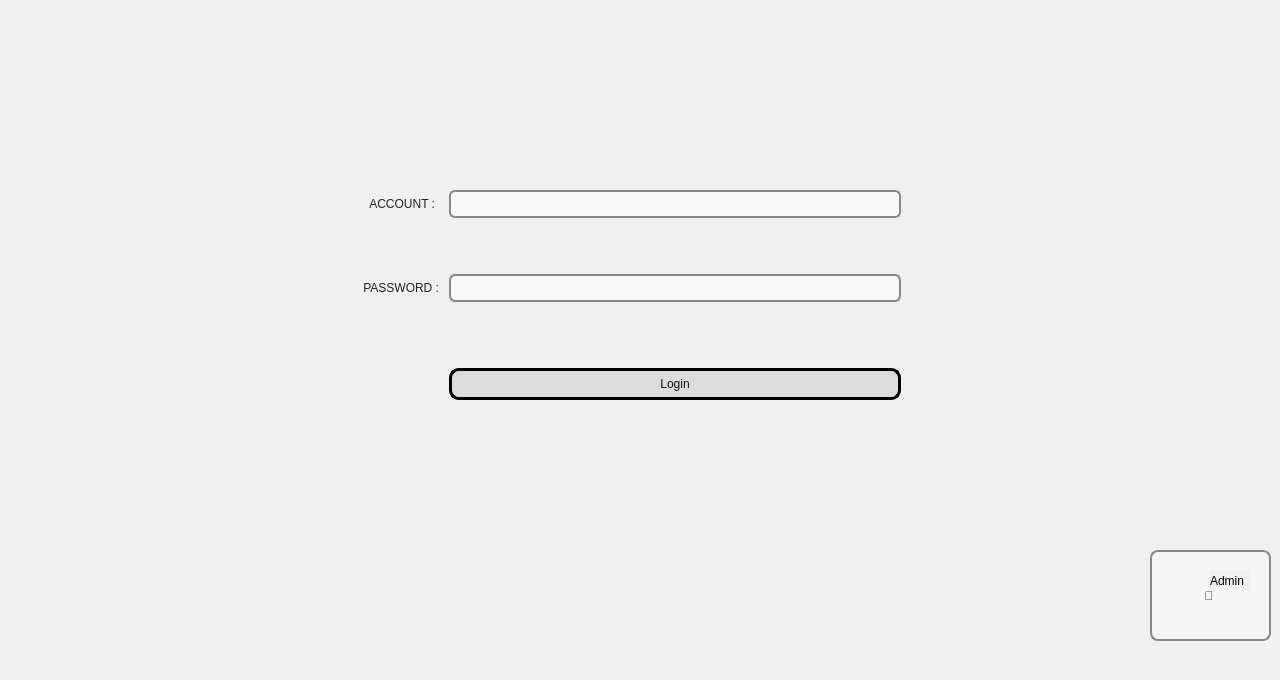
<?xml version="1.0" encoding="UTF-8"?>
<ui version="4.0">
 <class>loginWindow</class>
 <widget class="QMainWindow" name="loginWindow">
  <property name="geometry">
   <rect>
    <x>0</x>
    <y>0</y>
    <width>1280</width>
    <height>680</height>
   </rect>
  </property>
  <property name="sizePolicy">
   <sizepolicy hsizetype="Maximum" vsizetype="Maximum">
    <horstretch>0</horstretch>
    <verstretch>0</verstretch>
   </sizepolicy>
  </property>
  <property name="windowTitle">
   <string>loginWindow</string>
  </property>
  <property name="styleSheet">
   <string notr="true">QWidget {
    background-color: #f0f0f0;  /* 淺灰色背景 */
}
</string>
  </property>
  <widget class="QWidget" name="centralwidget">
   <widget class="QWidget" name="gridLayoutWidget">
    <property name="geometry">
     <rect>
      <x>360</x>
      <y>140</y>
      <width>541</width>
      <height>311</height>
     </rect>
    </property>
    <layout class="QGridLayout" name="gridLayout">
     <item row="0" column="1">
      <widget class="QLineEdit" name="AccountEdit">
       <property name="styleSheet">
        <string notr="true">QLineEdit {
    font: 12pt &quot;Microsoft YaHei UI&quot;;
    border: 2px solid #888888;
    border-radius: 6px;
    padding: 4px;
    background-color: #f9f9f9;
    color: #111111;
}
</string>
       </property>
       <property name="locale">
        <locale language="English" country="UnitedStates"/>
       </property>
      </widget>
     </item>
     <item row="1" column="0">
      <widget class="QLabel" name="Password">
       <property name="styleSheet">
        <string notr="true">QLabel {
    font: 13pt &quot;Microsoft YaHei UI&quot;;
    color: #222222;               /* 深灰近黑文字 */
    background-color: transparent;
}
</string>
       </property>
       <property name="text">
        <string> PASSWORD : </string>
       </property>
      </widget>
     </item>
     <item row="1" column="1">
      <widget class="QLineEdit" name="PasswordEdit">
       <property name="styleSheet">
        <string notr="true">QLineEdit {
    font: 12pt &quot;Microsoft YaHei UI&quot;;
    border: 2px solid #888888;
    border-radius: 6px;
    padding: 4px;
    background-color: #f9f9f9;
    color: #111111;
}
</string>
       </property>
       <property name="locale">
        <locale language="English" country="UnitedStates"/>
       </property>
       <property name="echoMode">
        <enum>QLineEdit::EchoMode::Password</enum>
       </property>
      </widget>
     </item>
     <item row="3" column="1">
      <widget class="QPushButton" name="LoginButton">
       <property name="cursor">
        <cursorShape>PointingHandCursor</cursorShape>
       </property>
       <property name="styleSheet">
        <string notr="true">QPushButton {
    font: 13pt &quot;Microsoft YaHei UI&quot;;
    border: 3px solid black;
    border-radius: 10px;
    background-color: #dcdcdc;  /* 淺灰色背景 */
    color: #111111;             /* 深黑色文字 */
    padding: 6px;
}
</string>
       </property>
       <property name="text">
        <string>Login</string>
       </property>
      </widget>
     </item>
     <item row="0" column="0">
      <widget class="QLabel" name="Account">
       <property name="styleSheet">
        <string notr="true">QLabel {
    font: 13pt &quot;Microsoft YaHei UI&quot;;
    color: #222222;               /* 深灰近黑文字 */
    background-color: transparent;
}
</string>
       </property>
       <property name="text">
        <string>   ACCOUNT : </string>
       </property>
      </widget>
     </item>
     <item row="2" column="1">
      <spacer name="horizontalSpacer">
       <property name="orientation">
        <enum>Qt::Orientation::Vertical</enum>
       </property>
       <property name="sizeType">
        <enum>QSizePolicy::Policy::Maximum</enum>
       </property>
       <property name="sizeHint" stdset="0">
        <size>
         <width>15</width>
         <height>10</height>
        </size>
       </property>
      </spacer>
     </item>
    </layout>
   </widget>
   <widget class="QPushButton" name="adminloginButton">
    <property name="geometry">
     <rect>
      <x>1150</x>
      <y>550</y>
      <width>121</width>
      <height>91</height>
     </rect>
    </property>
    <property name="cursor">
     <cursorShape>CrossCursor</cursorShape>
    </property>
    <property name="layoutDirection">
     <enum>Qt::LayoutDirection::LeftToRight</enum>
    </property>
    <property name="styleSheet">
     <string notr="true">QPushButton {
    font: 48pt &quot;Microsoft YaHei UI&quot;;
    color: #333333;
    background-color: #f5f5f5;
    border: 2px solid #888888;
    border-radius: 8px;
    padding: 6px 12px;
}

QPushButton:hover {
    background-color: #e0e0e0;
    border-color: #4CAF50;  /* 綠色邊框 */
    color: #2e7d32;         /* 綠色文字 */
}

QPushButton:pressed {
    background-color: #c8e6c9;
    border-color: #2e7d32;
    color: #1b5e20;
}
</string>
    </property>
    <property name="text">
     <string>🔧 </string>
    </property>
   </widget>
   <widget class="QLabel" name="label">
    <property name="geometry">
     <rect>
      <x>1210</x>
      <y>570</y>
      <width>41</width>
      <height>21</height>
     </rect>
    </property>
    <property name="cursor">
     <cursorShape>CrossCursor</cursorShape>
    </property>
    <property name="styleSheet">
     <string notr="true">QLabel {
    color: rgb(0, 0, 0);
    font: 9pt &quot;Microsoft JhengHei&quot;;
}
</string>
    </property>
    <property name="text">
     <string>Admin</string>
    </property>
   </widget>
  </widget>
  <widget class="QMenuBar" name="menubar">
   <property name="geometry">
    <rect>
     <x>0</x>
     <y>0</y>
     <width>1280</width>
     <height>20</height>
    </rect>
   </property>
  </widget>
  <widget class="QStatusBar" name="statusbar"/>
 </widget>
 <resources/>
 <connections/>
</ui>
